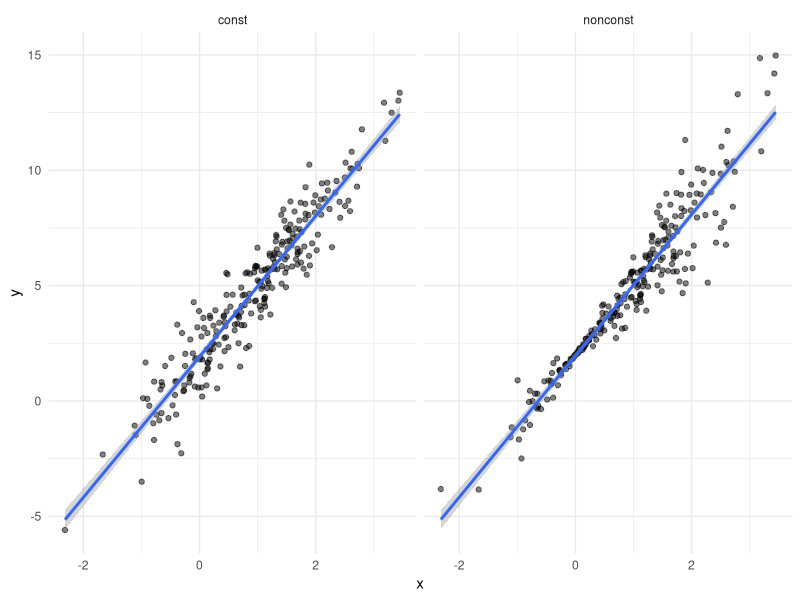
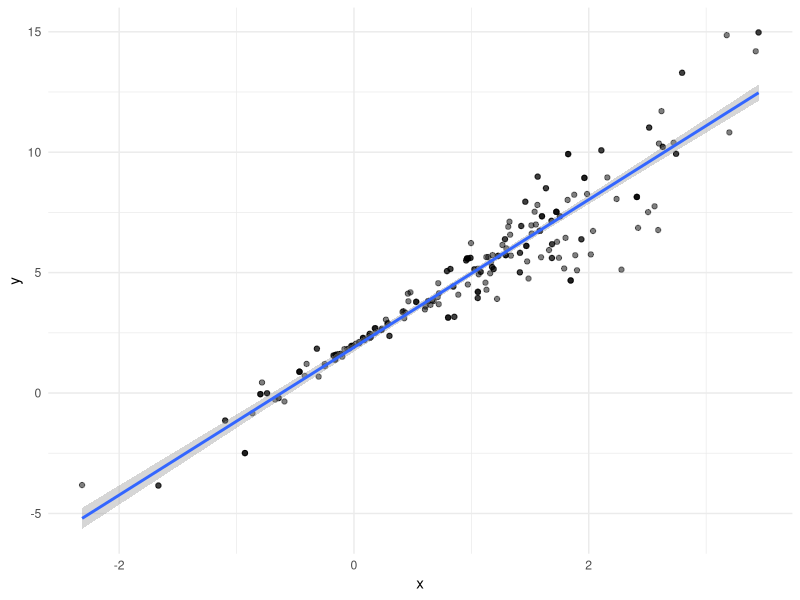
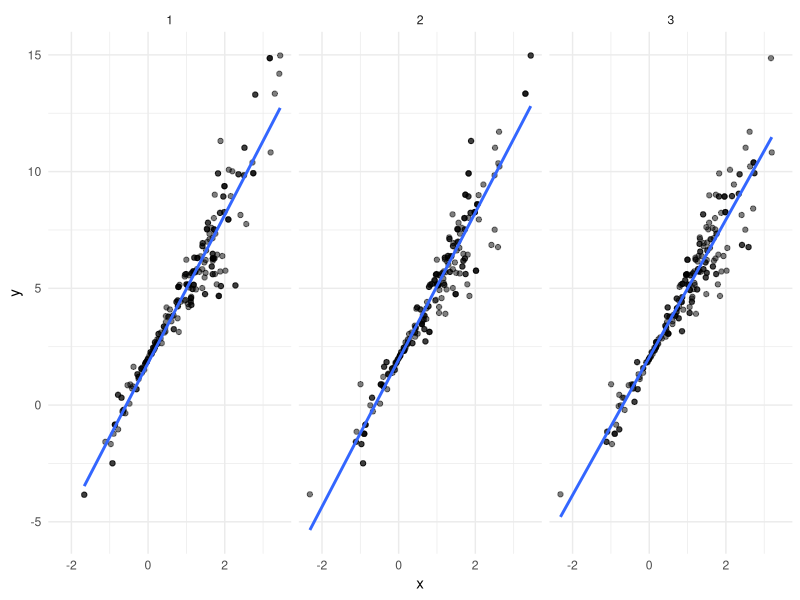
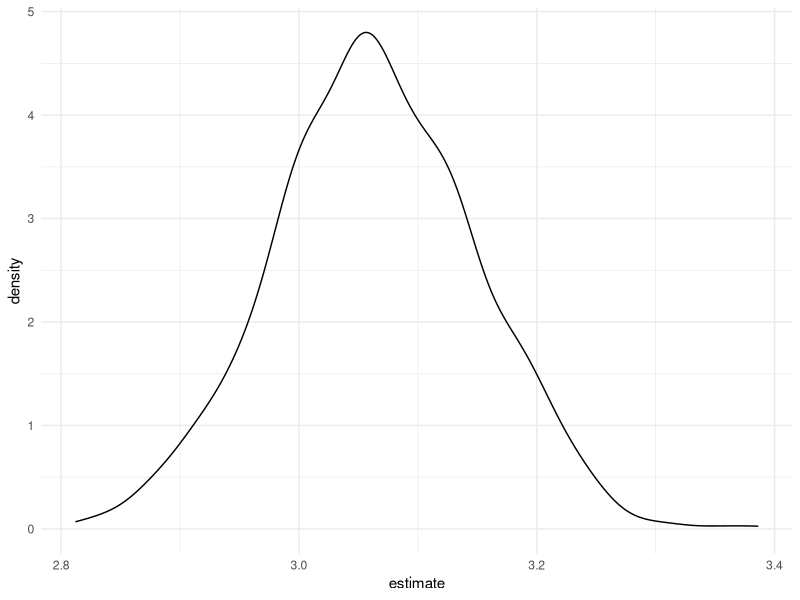
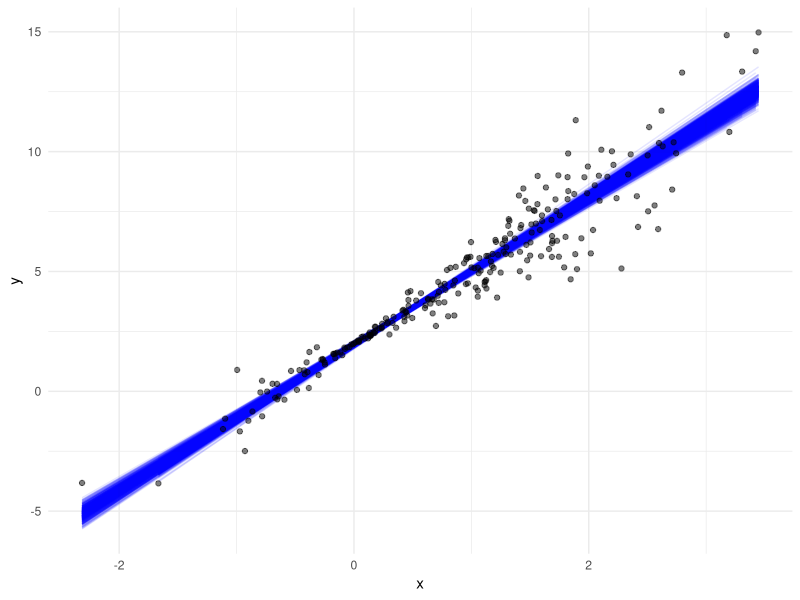

R code for these plots, in order:
## ---- chunk 1
library(tidyverse)
library(rsample)


knitr::opts_chunk$set(
  fig.width = 6,
  fig.asp = .6,
  out.width = "90%"
)

theme_set(theme_minimal() + theme(legend.position = "bottom"))

options(
  ggplot2.continuous.colour = "viridis",
  ggplot2.continuous.fill = "viridis"
)

scale_colour_discrete = scale_colour_viridis_d
scale_fill_discrete = scale_fill_viridis_d
## ---- chunk 2
n_samp = 250

sim_df_const = 
  tibble(
    x = rnorm(n_samp, 1, 1),
    error = rnorm(n_samp, 0, 1),
    y = 2 + 3 * x + error
  )

sim_df_nonconst = sim_df_const %>% 
  mutate(
  error = error * .75 * x,
  y = 2 + 3 * x + error
)
## ---- chunk 3
sim_df = 
  bind_rows(const = sim_df_const, nonconst = sim_df_nonconst, .id = "data_source") 

sim_df %>% 
  ggplot(aes(x = x, y = y)) + 
  geom_point(alpha = .5) +
  stat_smooth(method = "lm") +
  facet_grid(~data_source) 
## ---- chunk 4
lm(y ~ x, data = sim_df_const) %>% 
  broom::tidy() %>% 
  knitr::kable(digits = 3)

lm(y ~ x, data = sim_df_nonconst) %>% 
  broom::tidy() %>% 
  knitr::kable(digits = 3) ## lm gives results given assumptions are true, 但sim_df_nonconst并不是normal distribution， 所以即便是standard error很小，结果也是不准确的，解决这个问题的办法就是用bootstrap
## ---- chunk 5
boot_sample = function(df) {
  sample_frac(df, replace = TRUE)
} 

# replace = TRUE,makes sample size fixed, 每次取必放回
## ---- chunk 6
boot_sample(sim_df_nonconst) %>% 
  ggplot(aes(x = x, y = y)) + 
  geom_point(alpha = .5) +
  stat_smooth(method = "lm")
## ---- chunk 7
boot_straps = 
  data_frame(
    strap_number = 1:1000,
    strap_sample = rerun(1000, boot_sample(sim_df_nonconst))
  )

boot_straps ###相当于做1000次bootstrap，每次都取跟raw data samples size一致的sample数量

boot_straps %>% pull(strap_sample) %>% .[[1]]
## ---- chunk 8
boot_straps %>% 
  filter(strap_number %in% 1:2) %>% 
  mutate(strap_sample = map(strap_sample, ~arrange(.x, x))) %>% 
  pull(strap_sample)

boot_straps %>% 
  filter(strap_number %in% 1:3) %>% 
  unnest(strap_sample) %>% 
  ggplot(aes(x = x, y = y)) + 
  geom_point(alpha = .5) +
  stat_smooth(method = "lm", se = FALSE) +
  facet_grid(~strap_number) 
## ---- chunk 9
boot_results = 
  boot_straps %>% 
  mutate(
    models = map(.x = strap_sample, ~lm(y ~ x, data = .x)),
    results = map(models, broom::tidy)
  ) %>% 
  select(strap_number, results) %>% 
  unnest(results)
  
boot_results
## ---- chunk 10
boot_results %>% 
  group_by(term) %>% 
  summarize(
    mean_est = mean(estimate),
    boot_se = sd(estimate)) %>% 
  knitr::kable(digits = 3)

## bootstrap help us get the actual standard error under repeated sampling not assuming constant variance
## ---- chunk 11
boot_results %>% 
  filter(term == "x") %>% 
  ggplot(aes(x = estimate)) +
  geom_density()
## ---- chunk 12
boot_results %>% 
  group_by(term) %>% 
  summarize(
    ci_lower = quantile(estimate, 0.025), 
    ci_upper = quantile(estimate, 0.975))
## ---- chunk 13
boot_straps %>% 
  unnest(strap_sample) %>% 
  ggplot(aes(x = x, y = y)) + 
  geom_line(aes(group = strap_number), stat = "smooth", method = "lm", se = FALSE, alpha = .1, color = "blue") +
  geom_point(data = sim_df_nonconst, alpha = .5)
## ---- chunk 14
sim_df_nonconst %>% 
  bootstraps(1000) %>% 
  mutate(
    models = map(.x = splits, ~lm(y ~ x, data = .x)),
    results = map(models, broom::tidy)
  ) %>% 
  select(id, results) %>% 
  unnest(results) %>% 
  group_by(term) %>% 
  summarize(
    mean_est = mean(estimate),
    boot_se = sd(estimate)) %>% 
  knitr::kable(digits = 3)
